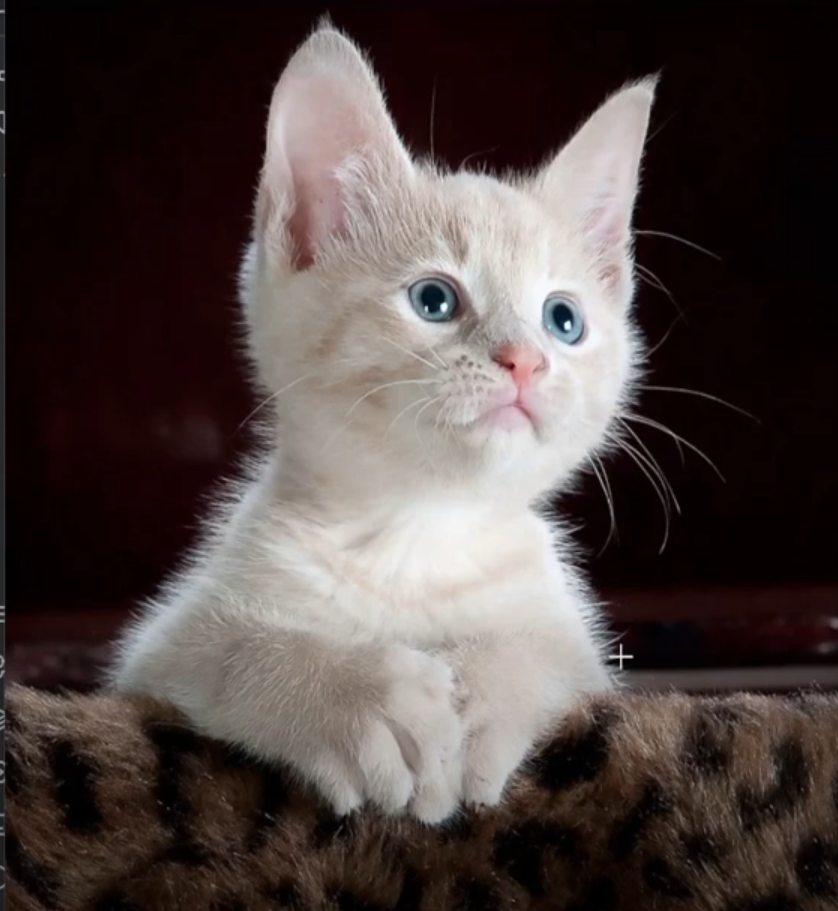
#> input picture OpenCV/Adquisición de Imágenes/Gato.png, 838 x 911 px
$ python resize.py
#> lines starting #> are read from the running program, lines starting #| are printed output that depends on the picture
#> further down, im is the input picture: shape (911, 838, 3); mean B, G, R 66, 68.1, 78.8
import cv2 as cv
import matplotlib.pyplot as plt

def resize(im, escalado):
#> called with escalado = 0.0625
    im = im[17:545,228:745,:]
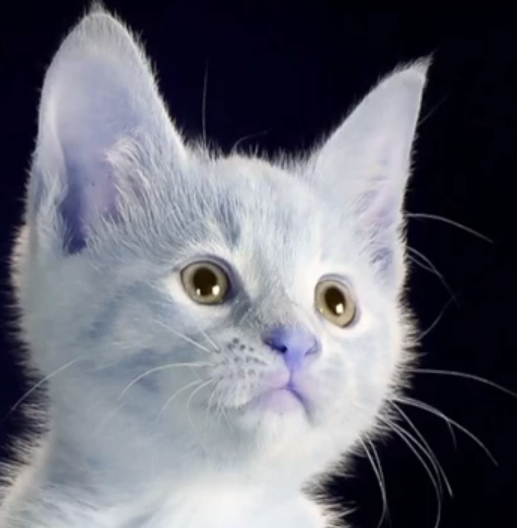
#> im: shape (528, 517, 3); mean of channels 0, 1, 2 115.3, 105, 103.6; drawn as B, G, R
    height, width, _ = im.shape
#> height = 528; width = 517

    # Todos los Métodos de Interpolación para realizar e Resize
    MetodosInterpolacion = [
        cv.INTER_AREA,
        cv.INTER_LINEAR,
        cv.INTER_NEAREST,
        cv.INTER_CUBIC,
        cv.INTER_LANCZOS4
    ]

    NombresMetodos = [
        "area",
        "linear",
        "nearest",
        "cubic",
        "lanczos4"
    ]

    plt.figure()
    plt.subplot(2,3,1)
    plt.imshow(im)

    for i in range(len(MetodosInterpolacion)):
        plt.subplot(2,3,i+2)

        # RESIZE
        new_tam = (int(width*escalado), int(height*escalado))
        imResize = cv.resize(im, new_tam, interpolation=MetodosInterpolacion[i])
        plt.imshow(imResize)
        plt.title(NombresMetodos[i])
#> this loop made 5 passes
#> pass 1, in resize, `imResize = cv.resize(im, new_tam, interpolation=MetodosInterpolacion[i])`:
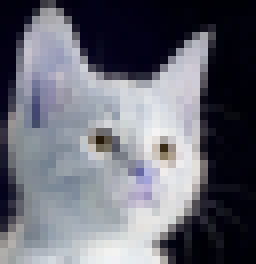
#> imResize: shape (33, 32, 3) (shown 8 times larger); mean of channels 0, 1, 2 115.3, 105, 103.6; drawn as B, G, R
#> pass 2, in resize, `imResize = cv.resize(im, new_tam, interpolation=MetodosInterpolacion[i])`:
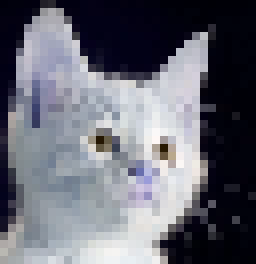
#> imResize: shape (33, 32, 3) (shown 8 times larger); mean of channels 0, 1, 2 115.7, 105.3, 103.9; drawn as B, G, R
#> pass 3, in resize, `imResize = cv.resize(im, new_tam, interpolation=MetodosInterpolacion[i])`:
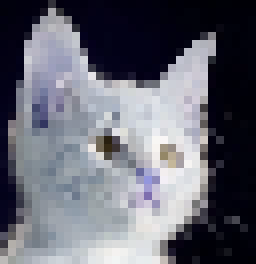
#> imResize: shape (33, 32, 3) (shown 8 times larger); mean of channels 0, 1, 2 114, 103.3, 102; drawn as B, G, R

    plt.show()
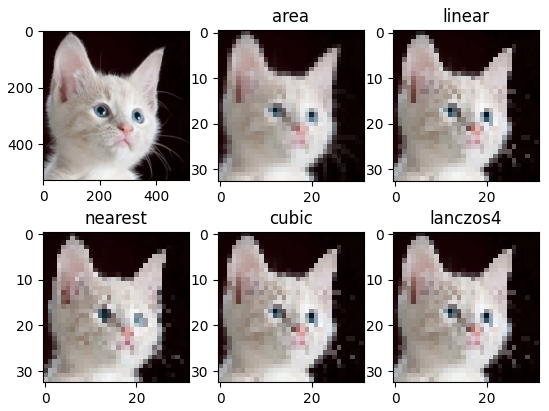
#> figure drawn by matplotlib, 6 panels

if __name__ == '__main__':
    im = cv.imread("Gato.png")
    im = cv.cvtColor(im,cv.COLOR_BGR2RGB)
    resize(im,1/16)

$ run again, with OpenCV/Adquisición de Imágenes/Figuras.png copied over OpenCV/Adquisición de Imágenes/Gato.png
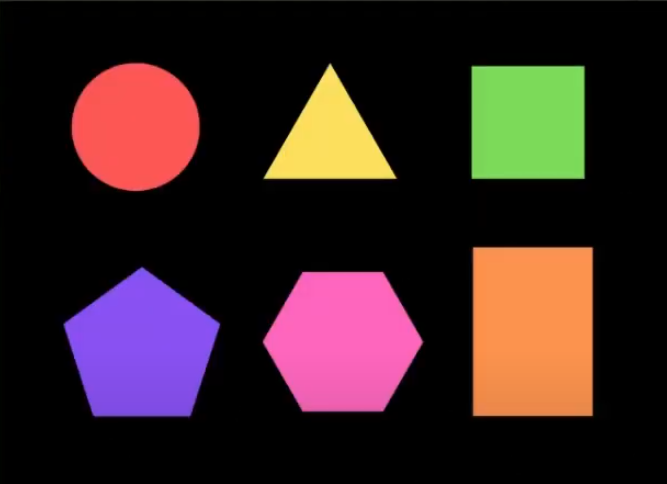
#> input picture OpenCV/Adquisición de Imágenes/Figuras.png, 667 x 484 px
#> im is the input picture: shape (484, 667, 3); mean B, G, R 35.9, 35.9, 56.6
#> in resize, `im = im[17:545,228:745,:]`:
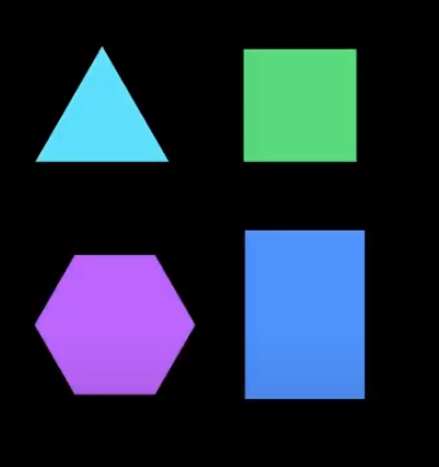
#> im: shape (467, 439, 3); mean of channels 0, 1, 2 62.3, 44.5, 32.2; drawn as B, G, R
#> the loop in resize, `for i in range(len(MetodosInterpolacion)):` made 5 passes
#> pass 3, in resize, `imResize = cv.resize(im, new_tam, interpolation=MetodosInterpolacion[i])`:
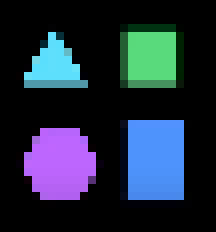
#> imResize: shape (29, 27, 3) (shown 8 times larger); mean of channels 0, 1, 2 60.4, 42.9, 31.3; drawn as B, G, R
